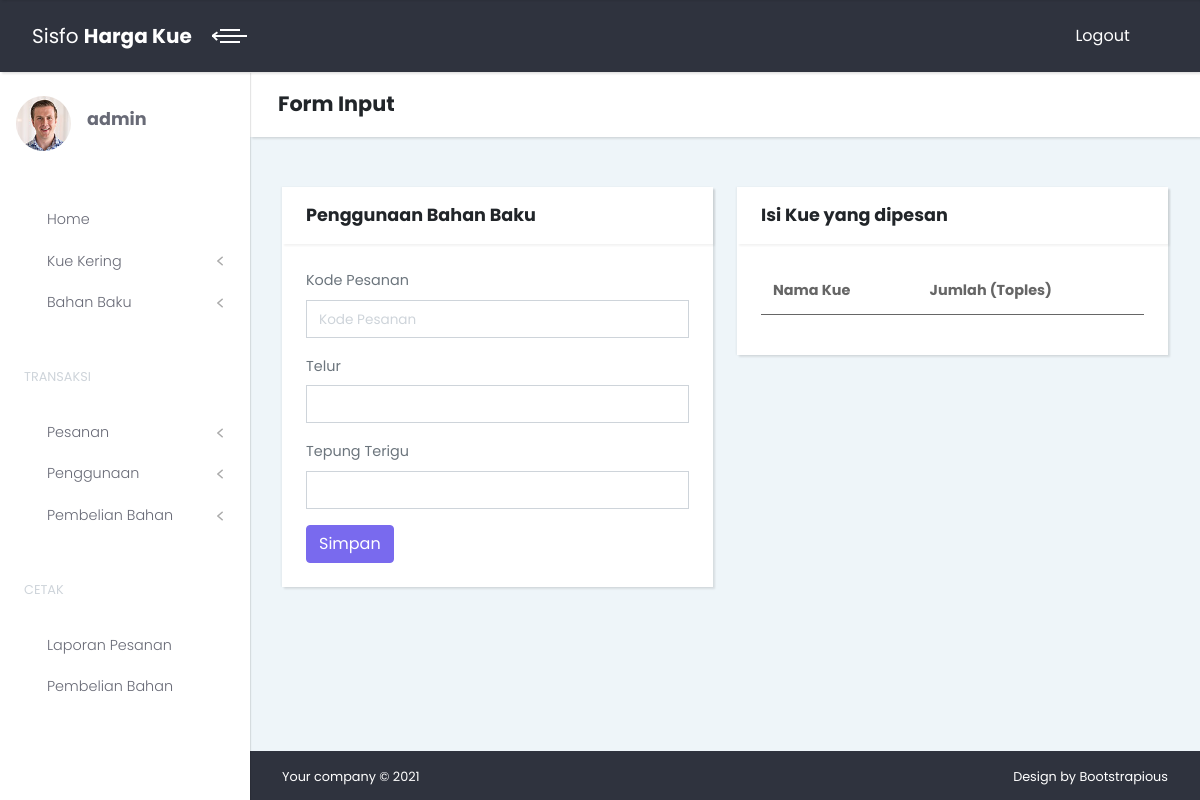
Page /input-penggunaan.php (signed in) on the committed database.
### tables this page shows
CREATE TABLE `tbl_bahan_baku` (
  `kode_bahan_baku` int(5) NOT NULL,
  `nama_bahan_baku` varchar(50) NOT NULL
);

### input-penggunaan.php (the view, shortened to what this page needs)
<!DOCTYPE html>
<html>
  <head>
    <link rel="stylesheet" href="vendor/choices.js/public/assets/styles/choices.min.css">
    <link rel="stylesheet" href="css/style.default.css" id="theme-stylesheet">
    <link rel="stylesheet" href="css/custom.css">
  </head>
  <body>
    <div class="page">
      <?php include 'com/header.php' ?>
      <div class="page-content d-flex align-items-stretch">
        <?php include 'com/side.php' ?>
        <div class="content-inner w-100">
          <header class="bg-white shadow-sm px-4 py-3 z-index-20">
            <div class="container-fluid px-0">
              <h2 class="mb-0 p-1">Form Input</h2>
            </div>
          </header>
          <section class="forms">
            <div class="container-fluid">
              <div class="row">
                <div class="col-lg-6">
                  <div class="card">
                    <div class="card-header">
                      <h3 class="h4 mb-0">Penggunaan Bahan Baku</h3>
                    </div>
                    <div class="card-body">
                      <?php include 'main/koneksi.php' ?>
                      <form>
                        <div class="mb-3">
                          <label class="form-label">Kode Pesanan</label>
                          <input class="form-control" name="kode_pesanan" placeholder="Kode Pesanan">
                        </div>
                        <?php
                        $bb = mysqli_query($conn,"SELECT * FROM tbl_bahan_baku ORDER BY nama_bahan_baku ASC");
                        while ($d = mysqli_fetch_assoc($bb)) {
                        ?>
                        <div class="mb-3">
                          <label class="form-label"><?php echo $d['nama_bahan_baku'] ?></label>
                          <input class="form-control" name="kode_bahan_baku[<?php echo $d['kode_bahan_baku'] ?>]" type="number">
                        </div>
                        <?php } ?>
                        <button class="btn btn-primary btn-simpan" data-btn="penggunaan" type="button">Simpan</button>
                      </form>
                    </div>
                  </div>
                </div>
                <div class="col-lg-6">
                  <div class="card">
                    <div class="card-header">
                      <h3 class="h4 mb-0">Isi Kue yang dipesan</h3>
                    </div>
                    <div class="card-body">
                      <table class="table">
                        <thead>
                          <tr>
                            <th>Nama Kue</th>
                            <th>Jumlah (Toples)</th>
                          </tr>
                        </thead>
                      </table>
                    </div>
                  </div>
                </div>
              </div>
            </div>
          </section>
          <?php include 'com/footer.php' ?>
        </div>
      </div>
    </div>
    <link rel="stylesheet" href="https://use.fontawesome.com/releases/v5.7.1/css/all.css">
  </body>
</html>

### rows in the picture
tbl_bahan_baku: nama_bahan_baku "Telur"
tbl_bahan_baku: nama_bahan_baku "Tepung Terigu"

### other values in the picture
$_SESSION['username'] "admin"
